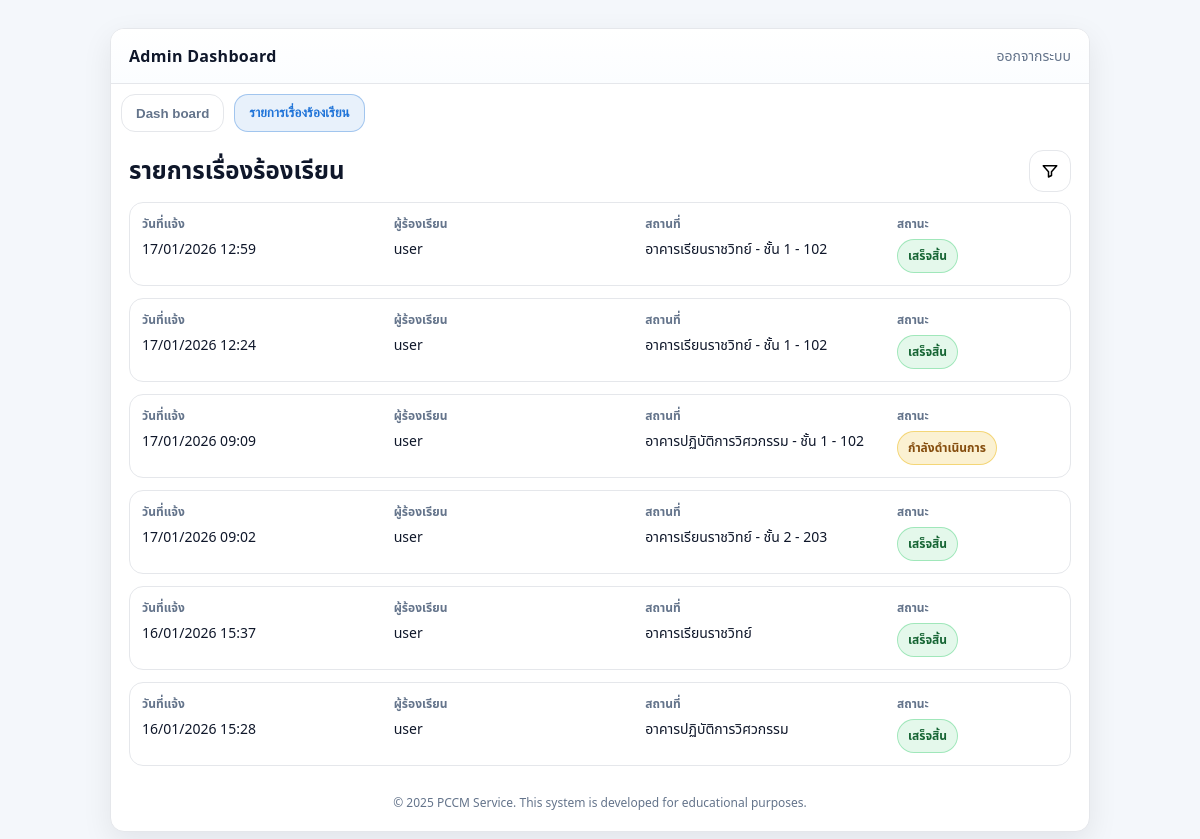
The page /admin/complaints (signed in) on the database as committed earlier.
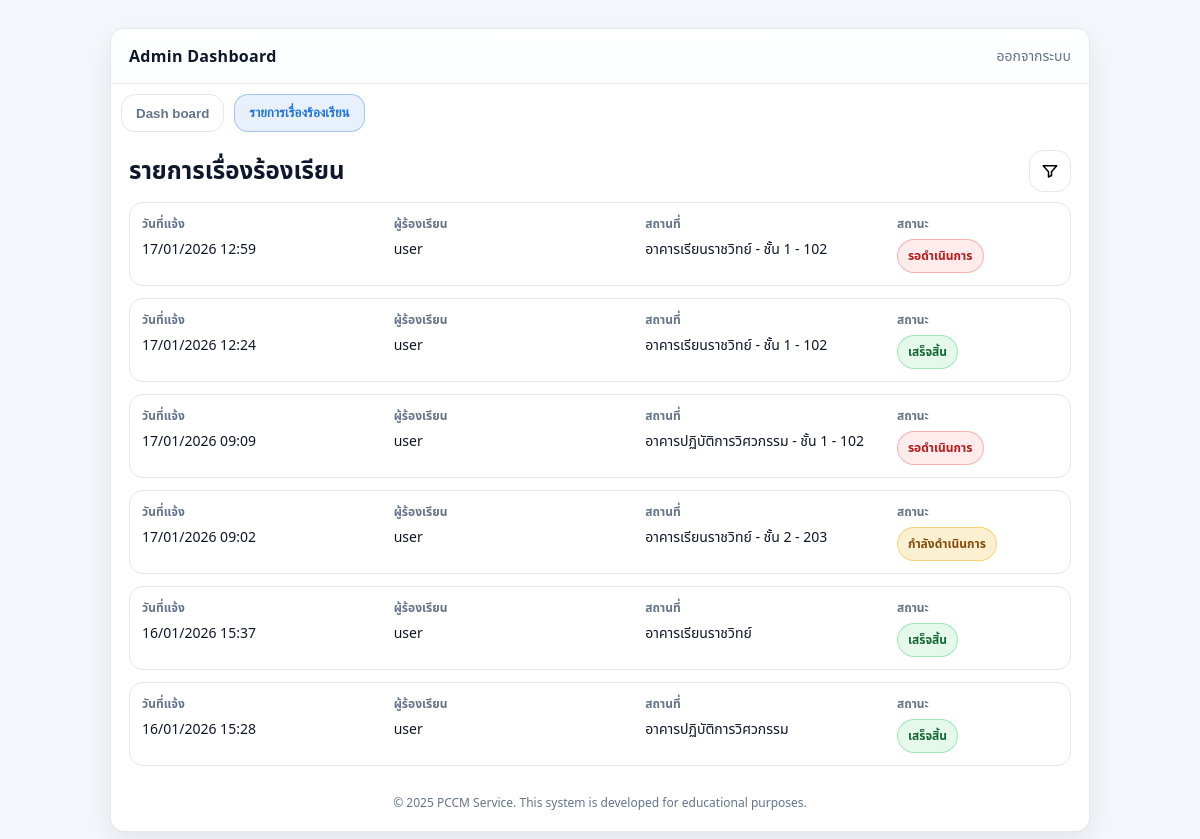
The same page on the database as committed later.
### tables this page shows
CREATE TABLE complaints (
    id INTEGER PRIMARY KEY AUTOINCREMENT,
    username TEXT,
    location TEXT,
    description TEXT,
    status TEXT,
    created_at REAL
, item_type TEXT, floor TEXT, room TEXT, attachments TEXT, building TEXT, work_attachments TEXT);

### code.py (the view)
@app.get("/admin/complaints", response_class=HTMLResponse)
def admin_complaints_page(request: Request, authorization: str | None = Header(None)):
    user = get_current_user(request, authorization)
    if user.get("role") not in ("admin", "root"):
        return _redirect("/user/send")
    conn = db()
    rows = conn.execute("SELECT * FROM complaints ORDER BY created_at DESC").fetchall()
    complaints = []
    for r in rows:
        d = dict(r)
        d["created_at_fmt"] = fmt_th_date(d.get("created_at"))
        try:
            d["attachments_list"] = json.loads(d.get("attachments") or "[]")
        except Exception:
            d["attachments_list"] = []
        complaints.append(d)
    resp = templates.TemplateResponse(
        "admin.html",
        {
            "request": request,
            "username": user["sub"],
            "role": user.get("role"),
            "complaints": complaints,
        },
    )
    return _no_store(resp)

### templates/admin.html (shortened to what this page needs)
<!doctype html>
<html lang="th">
  <head>
    <link rel="stylesheet" href="/static/css/web.css" />
  </head>
  <body>
    <div class="app">
      <div class="card">
        <div class="topbar">
          <div class="brand">Admin Dashboard</div>
          <a class="link" href="/logout">ออกจากระบบ</a>
        </div>
        <div class="tabs">
          <button class="tab" type="button" id="tabDash">Dash board</button>
          <button class="tab active" type="button" id="tabList">
            รายการเรื่องร้องเรียน
          </button>
        </div>
        <div class="content">
          <div class="headerRow">
            <h2 class="title" style="margin: 0">รายการเรื่องร้องเรียน</h2>
            <button
              class="filterBtn"
              type="button"
              id="openFilter"
              aria-label="filter"
            >
              <svg width="18" height="18" viewBox="0 0 24 24" fill="none">
                <path
                  d="M3 5h18l-7 8v5l-4 2v-7L3 5z"
                  stroke="currentColor"
                  stroke-width="2"
                  stroke-linejoin="round"
                />
              </svg>
            </button>
          </div>
          {% if complaints|length == 0 %}
          <div class="empty">ยังไม่มีรายการร้องเรียน</div>
          {% else %}
          <div id="list" class="list">
            {% for c in complaints %}
            <div
              class="listItem clickable"
              data-id="{{ c.id }}"
              data-status="{{ c.status or '' }}"
              data-building="{{ c.building or '' }}"
              data-itemtype="{{ c.item_type or '' }}"
              data-location="{{ c.location or '' }}"
            >
              <div class="row">
                <div class="col">
                  <div class="label">วันที่แจ้ง</div>
                  <div class="value">{{ c.created_at_fmt }}</div>
                </div>
                <div class="col">
                  <div class="label">ผู้ร้องเรียน</div>
                  <div class="value">{{ c.username }}</div>
                </div>
                <div class="col">
                  <div class="label">สถานที่</div>
                  <div class="value">{{ c.location or "-" }}</div>
                </div>
                <div class="col">
                  <div class="label">สถานะ</div>
                  <div class="badge jsStatusBadge">{{ c.status or "-" }}</div>
                </div>
              </div>
            </div>
            {% endfor %}
          </div>
          {% endif %}
          <div class="footer">
            © 2025 PCCM Service. This system is developed for educational
            purposes.
          </div>
        </div>
      </div>
    </div>
  </body>
</html>

### static/css/web.css (style rules this page uses)
:root { --primary: #1e73d8; --primary-dark: #155bb0; --bg: #f4f7fb; --card: #ffffff; --text: #0f172a; --muted: #64748b; --border: #e5e7eb; --shadow: 0 10px 30px rgba(2, 8, 23, 0.08); --radius: 14px; }
* { box-sizing: border-box; }
body { margin:0; font-family: system-ui, -apple-system, Segoe UI, Roboto, "Noto Sans Thai", sans-serif; background: var(--bg); color: var(--text); }
a { color: var(--primary); text-decoration: none; }
.app { min-height: 100vh; display:flex; align-items:flex-start; justify-content:center; padding: 28px 14px; }
.card { width: 100%; max-width: 920px; background: var(--card); border-radius: var(--radius); box-shadow: var(--shadow); overflow: hidden; border: 1px solid var(--border); }
.topbar { display:flex; justify-content:space-between; align-items:center; padding: 16px 18px; border-bottom: 1px solid var(--border); background: linear-gradient(180deg, #ffffff, #fbfdff); }
.brand { font-weight: 700; letter-spacing: 0.3px; }
.link { font-size: 14px; color: var(--muted); }
.tabs { display:flex; gap: 8px; padding: 12px 12px 0 12px; background: #fff; }
.tab { border: 1px solid var(--border); background: #fff; color: var(--muted); padding: 10px 12px; border-radius: 12px; cursor: pointer; font-weight: 600; }
.tab.active { color: var(--primary); border-color: rgba(30,115,216,.35); background: rgba(30,115,216,.08); }
.content { padding: 18px; }
.title { margin: 4px 0 14px 0; font-size: 24px; }
.footer { margin-top: 18px; font-size: 12px; color: var(--muted); text-align:center; padding: 10px 0 2px 0; }
.list { display:flex; flex-direction:column; gap: 12px; }
.listItem { border: 1px solid var(--border); border-radius: 14px; padding: 12px; background:#fff; }
.row { display:grid; grid-template-columns: 1.2fr 1.2fr 1.2fr 0.8fr; gap: 10px; }
.col .label { font-size: 12px; color: var(--muted); margin-bottom: 6px; font-weight: 700; }
.col .value { font-size: 14px; }
.badge { display:inline-flex; padding: 7px 10px; border-radius: 999px; border: 1px solid rgba(30,115,216,.25); background: rgba(30,115,216,.08); color: var(--primary); font-weight: 800; font-size: 12px; width: fit-content; }
@media (min-width: 768px) { .card { max-width: 920px; } }
@media (min-width: 1024px) { .card { max-width: 980px; } }

### templates/admin.html (style rules this page uses)
.tabs { padding: 10px 10px 0 10px; display: flex; gap: 10px; }
.tab { border: 1px solid var(--border); background: #fff; border-radius: 14px; padding: 10px 14px; font-weight: 900; cursor: pointer; }
.tab.active { background: rgba(30, 115, 216, 0.1); border-color: rgba(30, 115, 216, 0.35); color: var(--primary); }
.listItem.clickable { cursor: pointer; }
.badge.status-wait { border-color: rgba(239, 68, 68, 0.35); background: rgba(239, 68, 68, 0.1); color: #b91c1c; }
.badge.status-progress { border-color: rgba(234, 179, 8, 0.45); background: rgba(234, 179, 8, 0.18); color: #854d0e; }
.badge.status-done { border-color: rgba(34, 197, 94, 0.35); background: rgba(34, 197, 94, 0.12); color: #166534; }
.headerRow { display: flex; align-items: center; justify-content: space-between; gap: 10px; margin-bottom: 10px; }
.filterBtn { width: 42px; height: 42px; border-radius: 14px; border: 1px solid var(--border); background: #fff; display: flex; align-items: center; justify-content: center; cursor: pointer; flex: 0 0 auto; }

Rows that differ between the two databases and show on the page:
changed complaints (number 1 of 6 on the later page): status "เสร็จสิ้น" → "รอดำเนินการ"
changed complaints "อาคารปฏิบัติการวิศวกรรม - ชั้น 1 - 102": status "กำลังดำเนินการ" → "รอดำเนินการ"
changed complaints "อาคารเรียนราชวิทย์ - ชั้น 2 - 203": status "เสร็จสิ้น" → "กำลังดำเนินการ"
